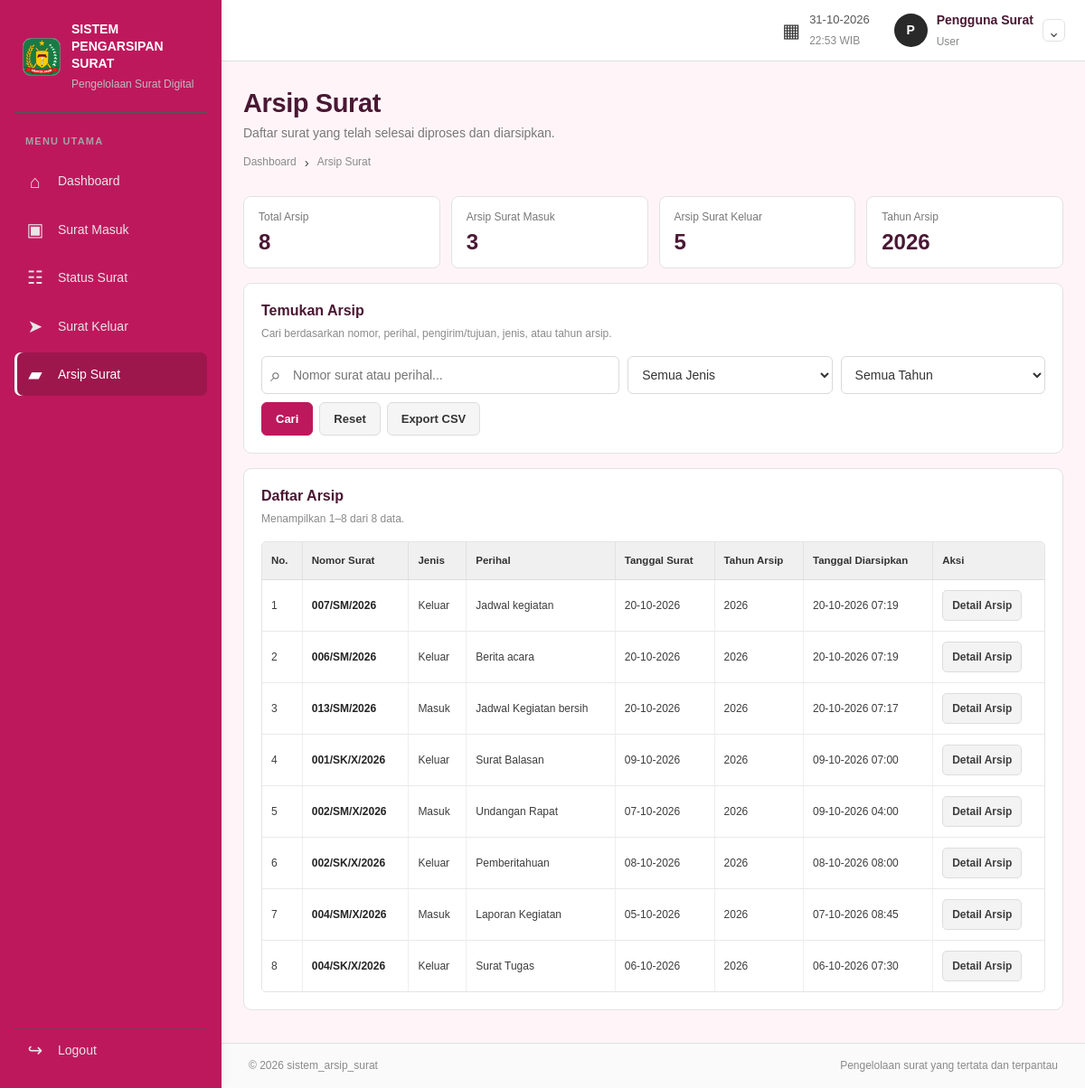
Page /user/arsip_surat/index.php (signed in) on the committed database.
### tables this page shows
CREATE TABLE `arsip_surat` (
  `id` bigint(20) UNSIGNED NOT NULL,
  `surat_id` int(10) UNSIGNED NOT NULL,
  `tahun_arsip` year(4) NOT NULL,
  `lokasi_arsip` varchar(180) NOT NULL DEFAULT 'Arsip Digital',
  `keterangan` varchar(500) DEFAULT NULL,
  `archived_by` int(10) UNSIGNED NOT NULL,
  `archived_at` timestamp NOT NULL DEFAULT current_timestamp()
);

CREATE TABLE `surat` (
  `id` int(10) UNSIGNED NOT NULL,
  `jenis_surat` enum('Masuk','Keluar') NOT NULL,
  `nomor_surat` varchar(100) NOT NULL,
  `tanggal_surat` date NOT NULL,
  `tanggal_diterima` date DEFAULT NULL,
  `pengirim` varchar(200) NOT NULL DEFAULT '',
  `tujuan` varchar(200) NOT NULL DEFAULT '',
  `perihal` varchar(250) NOT NULL,
  `deskripsi` text DEFAULT NULL,
  `uploaded_file` varchar(255) DEFAULT NULL,
  `status` varchar(40) NOT NULL,
  `created_by` int(10) UNSIGNED NOT NULL,
  `updated_by` int(10) UNSIGNED DEFAULT NULL,
  `created_at` timestamp NOT NULL DEFAULT current_timestamp(),
  `updated_at` timestamp NOT NULL DEFAULT current_timestamp() ON UPDATE current_timestamp()
);

### user/arsip_surat/index.php (the view, shortened to what this page needs)
<?php
require_once __DIR__ . '/../../include/auth_user.php';
$role='User';$area='user';$activeMenu='arsip';$pageTitle='Arsip Surat';
$q=trim((string)($_GET['q']??''));$like='%'.$q.'%';$year=trim((string)($_GET['tahun']??''));if($year!=='' && !preg_match('/^20\d{2}$/',$year))$year='';
$typeFilter=trim((string)($_GET['jenis']??''));if(!in_array($typeFilter,['Masuk','Keluar'],true))$typeFilter='';
$page=max(1,(int)($_GET['page']??1));$perPage=10;
$count=$conn->prepare("SELECT COUNT(*) AS total FROM arsip_surat a JOIN surat s ON s.id=a.surat_id WHERE s.status='Selesai' AND (?='' OR s.jenis_surat=?) AND (?='' OR s.nomor_surat LIKE ? OR s.perihal LIKE ? OR s.pengirim LIKE ? OR s.tujuan LIKE ?) AND (?='' OR a.tahun_arsip=?)");
$count->bind_param('sssssssss',$typeFilter,$typeFilter,$q,$like,$like,$like,$like,$year,$year);$count->execute();$total=(int)$count->get_result()->fetch_assoc()['total'];$count->close();
$totalPages=max(1,(int)ceil($total/$perPage));$page=min($page,$totalPages);$offset=($page-1)*$perPage;
$stmt=$conn->prepare("SELECT a.id AS archive_id,a.tahun_arsip,a.lokasi_arsip,a.keterangan AS keterangan_arsip,a.archived_at,s.* FROM arsip_surat a JOIN surat s ON s.id=a.surat_id WHERE s.status='Selesai' AND (?='' OR s.jenis_surat=?) AND (?='' OR s.nomor_surat LIKE ? OR s.perihal LIKE ? OR s.pengirim LIKE ? OR s.tujuan LIKE ?) AND (?='' OR a.tahun_arsip=?) ORDER BY a.archived_at DESC LIMIT ? OFFSET ?");
$stmt->bind_param('sssssssssii',$typeFilter,$typeFilter,$q,$like,$like,$like,$like,$year,$year,$perPage,$offset);$stmt->execute();$rows=$stmt->get_result();
require __DIR__ . '/../../include/header.php';
?>
<div class="page-heading"><div><h1>Arsip Surat</h1><p>Daftar surat yang telah selesai diproses dan diarsipkan.</p><div class="breadcrumbs"><a href="<?= BASE_URL ?>/<?= $area ?>/dashboard.php">Dashboard</a><span>›</span>Arsip Surat</div></div></div>
<div class="mini-stats"><div><span>Total Arsip</span><strong><?= number_format($total) ?></strong></div><div><span>Arsip Surat Masuk</span><?php $c=$conn->query("SELECT COUNT(*) jumlah FROM arsip_surat a JOIN surat s ON s.id=a.surat_id WHERE s.jenis_surat='Masuk' AND s.status='Selesai'")->fetch_assoc(); ?><strong><?= number_format((int)$c['jumlah']) ?></strong></div><div><span>Arsip Surat Keluar</span><?php $c=$conn->query("SELECT COUNT(*) jumlah FROM arsip_surat a JOIN surat s ON s.id=a.surat_id WHERE s.jenis_surat='Keluar' AND s.status='Selesai'")->fetch_assoc(); ?><strong><?= number_format((int)$c['jumlah']) ?></strong></div><div><span>Tahun Arsip</span><strong><?= date('Y') ?></strong></div></div>
<section class="panel filter-panel"><div class="panel-heading"><div><h2>Temukan Arsip</h2><p>Cari berdasarkan nomor, perihal, pengirim/tujuan, jenis, atau tahun arsip.</p></div></div><form class="filter-form archive-filter" method="get"><label class="search-input"><span>⌕</span><input type="search" name="q" value="<?= htmlspecialchars($q,ENT_QUOTES,'UTF-8') ?>" placeholder="Nomor surat atau perihal..."></label><select name="jenis"><option value="">Semua Jenis</option><option value="Masuk" <?= $typeFilter==='Masuk'?'selected':'' ?>>Surat Masuk</option><option value="Keluar" <?= $typeFilter==='Keluar'?'selected':'' ?>>Surat Keluar</option></select><select name="tahun"><option value="">Semua Tahun</option><?php while($yr=$years->fetch_assoc()): ?><option value="<?= (int)$yr['tahun_arsip'] ?>" <?= $year==(string)$yr['tahun_arsip']?'selected':'' ?>><?= (int)$yr['tahun_arsip'] ?></option><?php endwhile; ?></select><div class="filter-actions"><button class="button button-dark" type="submit">Cari</button><a class="button button-light" href="<?= BASE_URL ?>/<?= $area ?>/arsip_surat/index.php">Reset</a><a class="button button-light" href="<?= BASE_URL ?>/proses/surat_export.php?jenis=<?= urlencode($typeFilter) ?>&q=<?= urlencode($q) ?>&arsip=1&tahun=<?= urlencode($year) ?>">Export CSV</a></div></form></section>
<section class="panel"><div class="panel-heading"><div><h2>Daftar Arsip</h2><p>Menampilkan <?= $total?$offset+1:0 ?>–<?= min($offset+$perPage,$total) ?> dari <?= number_format($total) ?> data.</p></div></div><?php if($rows->num_rows>0): ?><div class="table-wrap"><table><thead><tr><th>No.</th><th>Nomor Surat</th><th>Jenis</th><th>Perihal</th><th>Tanggal Surat</th><th>Tahun Arsip</th><th>Tanggal Diarsipkan</th><th>Aksi</th></tr></thead><tbody><?php $no=$offset+1;while($row=$rows->fetch_assoc()): ?><tr><td><?= $no++ ?></td><td class="cell-strong"><?= htmlspecialchars($row['nomor_surat'],ENT_QUOTES,'UTF-8') ?></td><td><?= $row['jenis_surat']==='Masuk'?'Masuk':'Keluar' ?></td><td><?= htmlspecialchars($row['perihal'],ENT_QUOTES,'UTF-8') ?></td><td><?= date('d-m-Y',strtotime($row['tanggal_surat'])) ?></td><td><?= (int)$row['tahun_arsip'] ?></td><td><?= date('d-m-Y H:i',strtotime($row['archived_at'])) ?></td><td><a class="button-small" href="<?= BASE_URL ?>/<?= $area ?>/arsip_surat/detail.php?id=<?= (int)$row['id'] ?>">Detail Arsip</a></td></tr><?php endwhile; ?></tbody></table></div><?php else: ?><div class="empty-state">Belum ada arsip yang cocok dengan filter ini.</div><?php endif; ?><?php if($totalPages>1): ?><nav class="pagination" aria-label="Paginasi"><?php for($p=1;$p<=$totalPages;$p++):$params=$_GET;$params['page']=$p; ?><a class="<?= $p===$page?'current':'' ?>" href="?<?= htmlspecialchars(http_build_query($params),ENT_QUOTES,'UTF-8') ?>"><?= $p ?></a><?php endfor; ?></nav><?php endif; ?></section>
<?php require __DIR__ . '/../../include/footer.php'; ?>

### rows in the picture
arsip_surat: surat.nomor_surat "007/SM/2026", shows "Keluar", surat.perihal "Jadwal kegiatan", surat.tanggal_surat "20-10-2026", tahun_arsip "2026", archived_at "20-10-2026 07:19"
arsip_surat: surat.nomor_surat "006/SM/2026", shows "Keluar", surat.perihal "Berita acara", surat.tanggal_surat "20-10-2026", tahun_arsip "2026", archived_at "20-10-2026 07:19"
arsip_surat: surat.nomor_surat "013/SM/2026", shows "Masuk", surat.perihal "Jadwal Kegiatan bersih", surat.tanggal_surat "20-10-2026", tahun_arsip "2026", archived_at "20-10-2026 07:17"
arsip_surat: surat.nomor_surat "001/SK/X/2026", shows "Keluar", surat.perihal "Surat Balasan", surat.tanggal_surat "09-10-2026", tahun_arsip "2026", archived_at "09-10-2026 07:00"
arsip_surat: surat.nomor_surat "002/SM/X/2026", shows "Masuk", surat.perihal "Undangan Rapat", surat.tanggal_surat "07-10-2026", tahun_arsip "2026", archived_at "09-10-2026 04:00"
arsip_surat: surat.nomor_surat "002/SK/X/2026", shows "Keluar", surat.perihal "Pemberitahuan", surat.tanggal_surat "08-10-2026", tahun_arsip "2026", archived_at "08-10-2026 08:00"
arsip_surat: surat.nomor_surat "004/SM/X/2026", shows "Masuk", surat.perihal "Laporan Kegiatan", surat.tanggal_surat "05-10-2026", tahun_arsip "2026", archived_at "07-10-2026 08:45"
arsip_surat: surat.nomor_surat "004/SK/X/2026", shows "Keluar", surat.perihal "Surat Tugas", surat.tanggal_surat "06-10-2026", tahun_arsip "2026", archived_at "06-10-2026 07:30"

### other values in the picture
substr($userInfo['nama'] ?? 'U', 0, 1) "P"
$userInfo['nama'] "Pengguna Surat"
$role "User"
$total "8"
$c['jumlah'] "3"
$c['jumlah'] "5"
$offset+1 "1"
min($offset+$perPage,$total) "8"
